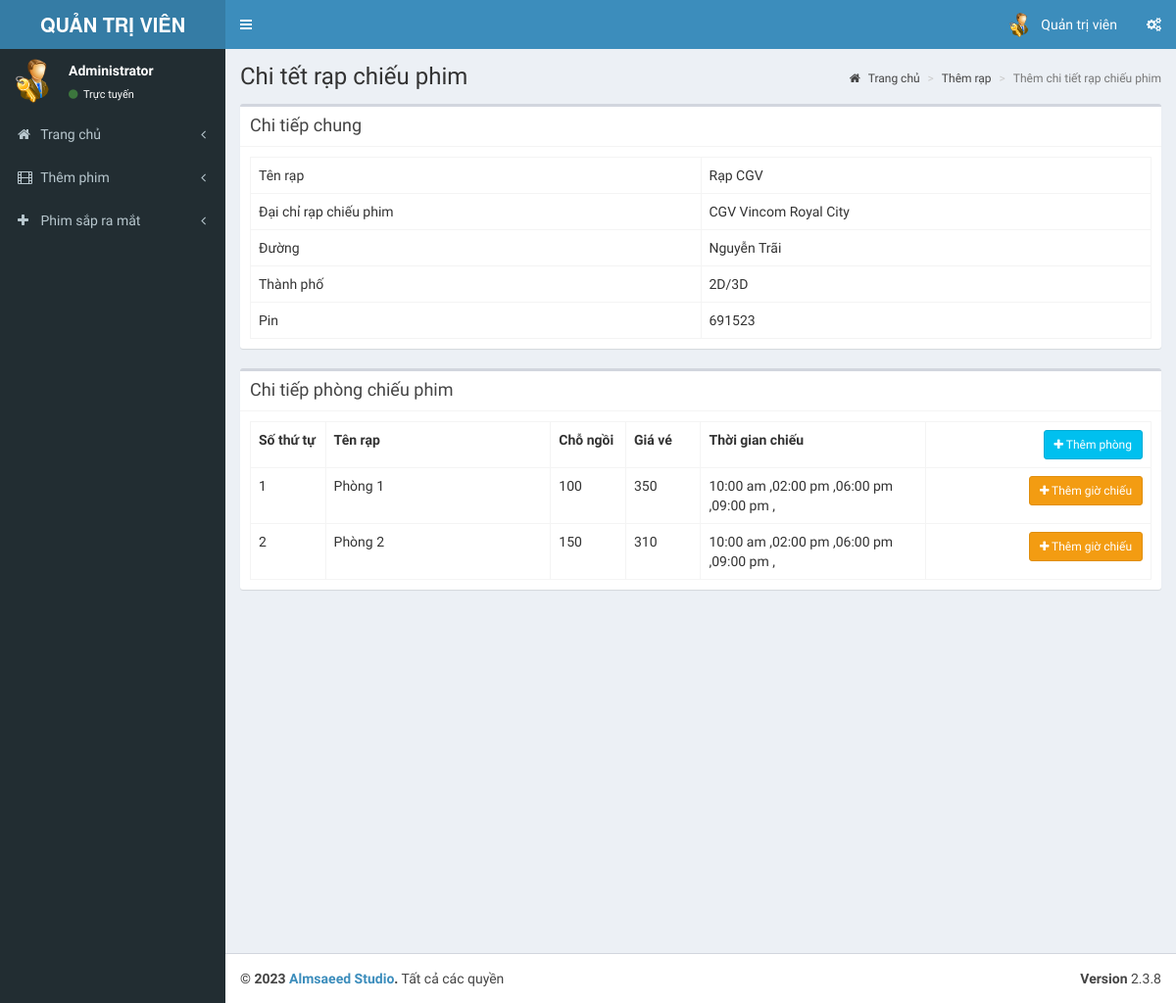
Page /admin/pages/add_theatre_2.1.php?id=3 (signed in) on the earlier database version.
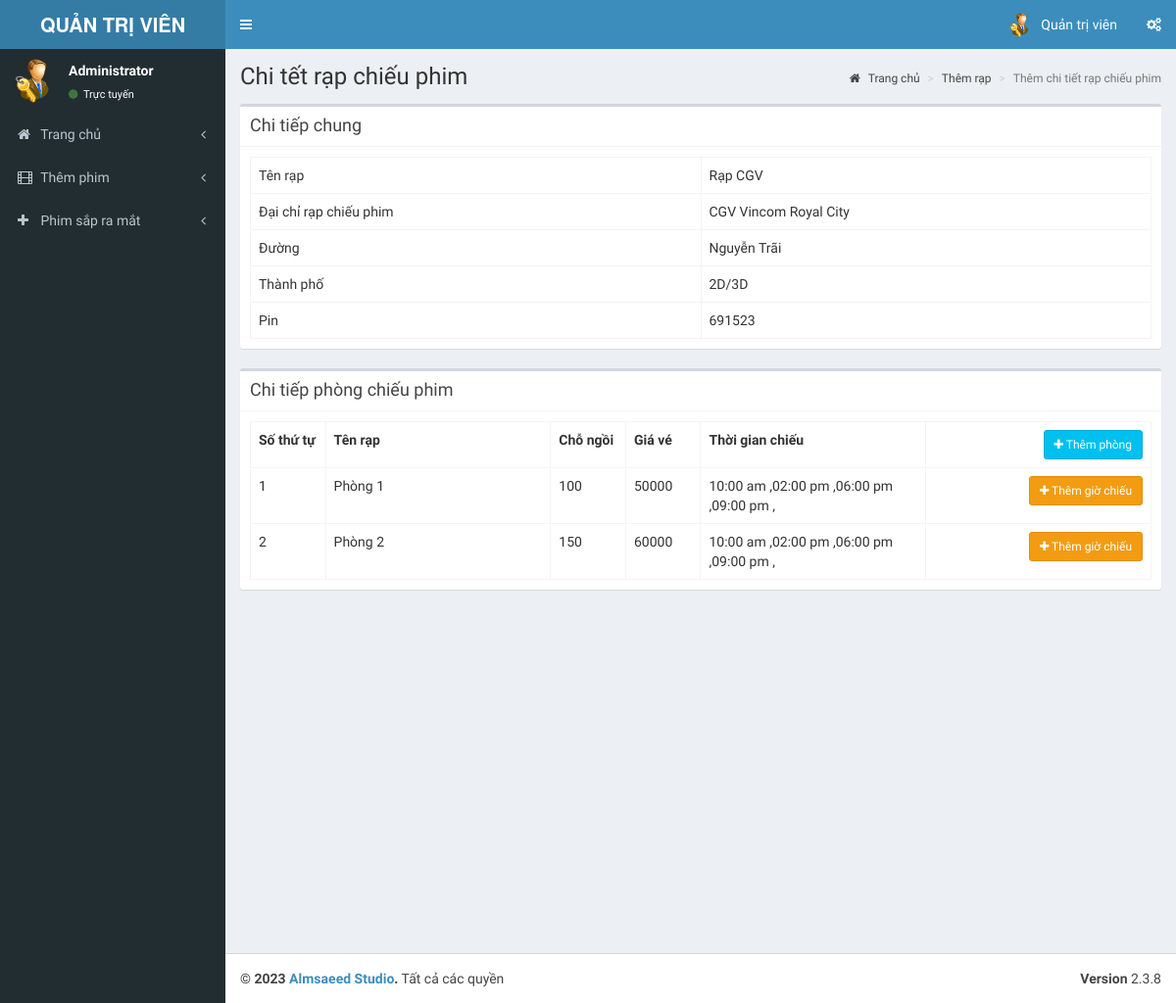
Same page on the later database version.
### tables this page shows
CREATE TABLE `tbl_screens` (
  `screen_id` int(11) NOT NULL,
  `t_id` int(11) NOT NULL COMMENT 'theatre id',
  `screen_name` varchar(110) NOT NULL,
  `seats` int(11) NOT NULL COMMENT 'number of seats',
  `charge` decimal(11,0) NOT NULL
);

### admin/pages/add_theatre_2.1.php (the view, shortened to what this page needs)
<?php
include('header.php');
?>
  <div class="content-wrapper">
    <section class="content-header">
      <h1>
        Chi tết rạp chiếu phim
      </h1>
      <ol class="breadcrumb">
        <li><a href="index.php"><i class="fa fa-home"></i> Trang chủ</a></li>
        <li><a href="add_theater.php">Thêm rạp</a></li>
        <li class="active">Thêm chi tiết rạp chiếu phim</li>
      </ol>
    </section>
    <section class="content">
      <div class="box">
         <div class="box-header with-border">
              <h3 class="box-title">Chi tiếp chung</h3>
            </div>
        <div class="box-body">
          <?php
            $th=mysqli_query($con,"select * from tbl_theatre where id='".$_GET['id']."'");
            $theatre=mysqli_fetch_array($th);
          ?>
            <table class="table table-bordered table-hover">
                <tr>
                    <td class="col-md-6">Tên rạp</td>
                    <td  class="col-md-6"><?php echo $theatre['name'];?></td>
                </tr>
                <tr>
                    <td>Đại chỉ rạp chiếu phim</td>
                    <td><?php echo $theatre['address'];?></td>
                </tr>
                <tr>
                    <td>Đường</td>
                    <td><?php echo $theatre['place'];?></td>
                </tr>
                <tr>
                    <td>Thành phố</td>
                    <td><?php echo $theatre['state'];?></td>
                </tr>
                <tr>
                    <td>Pin</td>
                    <td><?php echo $theatre['pin'];?></td>
                </tr>
            </table>
        </div>
      </div>
         <div class="box">
         <div class="box-header with-border">
              <h3 class="box-title">Chi tiếp phòng chiếu phim</h3>
            </div>
        <div class="box-body" id="screendtls">
          <?php
            $sr=mysqli_query($con,"select * from tbl_screens where t_id='".$_GET['id']."'");
            if(mysqli_num_rows($sr))
            {
          ?>
            <table class="table table-bordered table-hover">
              <th class="col-md-1">Số thứ tự</th>
              <th class="col-md-3">Tên rạp</th>
              <th class="col-md-1">Chỗ ngồi</th>
              <th class="col-md-1">Giá vé</th>
              <th class="col-md-3">Thời gian chiếu</th>
              <th class="text-right col-md-3"><button data-toggle="modal" data-target="#view-modal" id="getUser" class="btn btn-sm btn-info"><i class="fa fa-plus"></i> Thêm phòng</button></th>
                <?php
                $sl=1;
                while($screen=mysqli_fetch_array($sr))
                {
                  ?>
                  <tr>
                    <td><?php echo $sl;?></td>
                    <td><?php echo $screen['screen_name'];?></td>
                    <td><?php echo $screen['seats'];?></td>
                    <td><?php echo $screen['charge'];?></td>
                    <?php
                      $st=mysqli_query($con,"select * from tbl_show_time where screen_id='".$screen['screen_id']."'");
                    ?>
                    <td><?php if(mysqli_num_rows($st)) { while($stm=mysqli_fetch_array($st))
                    { echo date('h:i a',strtotime($stm['start_time']))." ,";}}
                    else
                    {echo "No Show Time Added";}
                    ?></td>
                    <td class="text-right"><button data-toggle="modal" data-id="<?php echo $screen['screen_id'];?>" data-target="#view-modal2" id="getUser2" class="btn btn-sm btn-warning"><i class="fa fa-plus"></i> Thêm giờ chiếu</button></td>
                  </tr>
                  <?php
                  $sl++;
                }
                ?>
            </table>
            <?php
            }
            else
            {
              ?>
              <button data-toggle="modal" data-target="#view-modal" id="getUser" class="btn btn-sm btn-info"><i class="fa fa-plus"></i> Thêm phòng</button>
              <?php
            }
            ?>
        </div>
      </div>
    </section>
  </div>
  <?php
include('footer.php');
?>

Differences in the rows shown:
changed tbl_screens "Phòng 1": charge "350" → "50000"
changed tbl_screens "Phòng 2": charge "310" → "60000"
